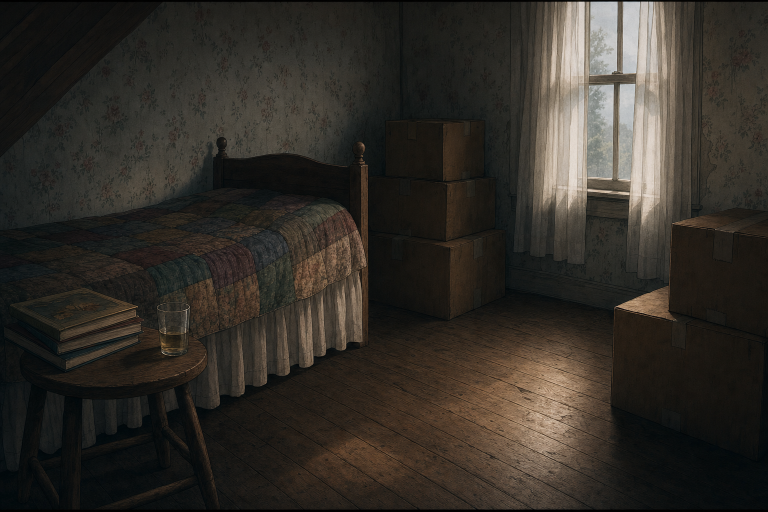
#> input picture widemouth-horror/references/locations/bedroom.png, 1536 x 1024 px (shown at 1/2 size)
$ python -i restyle.py   (imports and definitions only)
#> lines starting #> are read from the running program, lines starting #| are printed output that depends on the picture
#> further down, picture is the input picture: PIL image 1536x1024 RGB; mean R, G, B 50.5, 46.2, 40
#!/usr/bin/env python3
"""Final art for "Mr. Widemouth" (widemouth) from the image model (gpt-image-2 edits, quality high).

STYLE=semi2d (default): every shot is drawn in code first as a LAYOUT GUIDE; the final
frame is generated from several reference images at once:
    1. the layout keyframe        - composition, camera, poses, positions, props ONLY
    2. the character sheet(s)     - everyone in the shot must match exactly
    3. the location reference(s)  - room layout, materials, light
    4. the style reference        - references/style/animated2d.png
STYLE=stick keeps the old single-image redraw of "The 63rd Passenger".

    .venv/bin/python scripts/images/restyle.py lookdev            # character sheets + locations (checkpoint)
    .venv/bin/python scripts/images/restyle.py plan               # build/restyle_plan.json from build/shotmap.json
    .venv/bin/python scripts/images/restyle.py pictures           # canvas pictures shown on screens
    .venv/bin/python scripts/images/restyle.py gen [--only ids] [--limit N] [--workers 4]
    .venv/bin/python scripts/images/restyle.py mouths             # mouth-open variants (MOUTH_VARIANTS=1)
    .venv/bin/python scripts/images/restyle.py parallax           # optional foreground layers (local, free)
    .venv/bin/python scripts/images/restyle.py manifest           # -> src/data/generated/restyle.json + pictures.json
    .venv/bin/python scripts/images/restyle.py cost               # spending so far

Inputs: build/shotmap.json (scripts/images/shotmap.mjs), build/keyframes/*.png
(scripts/images/keyframes.mjs), build/refs/*.png (scripts/images/refs.mjs).
Every API call is logged with its token usage to logs/image_costs.jsonl; the run stops
before the estimated spend passes IMAGE_BUDGET_USD (default 50). Outputs are cached: the
same inputs and prompt are never paid for twice.
"""
from __future__ import annotations

import argparse
import base64
import hashlib
import io
import json
import os
import sys
import threading
import time
import urllib.error
import urllib.request
from concurrent.futures import ThreadPoolExecutor
from pathlib import Path

import numpy as np
from PIL import Image, ImageFilter

ROOT = Path(__file__).resolve().parent.parent.parent
SHOTMAP = ROOT / 'build' / 'shotmap.json'
KEYS = ROOT / 'build' / 'keyframes'
REFS = ROOT / 'build' / 'refs'
PLAN = ROOT / 'build' / 'restyle_plan.json'
OUT = ROOT / 'public' / 'restyle'
PICS = ROOT / 'public' / 'pictures'
CACHE = ROOT / 'logs' / 'image_cache.json'
LEDGER = ROOT / 'logs' / 'image_costs.jsonl'
MANIFEST = ROOT / 'src' / 'data' / 'generated' / 'restyle.json'
PIC_MANIFEST = ROOT / 'src' / 'data' / 'generated' / 'pictures.json'
SHEETS = ROOT / 'references' / 'sheets'
LOCS = ROOT / 'references' / 'locations'
STYLE_REF = ROOT / 'references' / 'style' / 'animated2d.png'
STYLE = os.environ.get('STYLE', 'semi2d')

STYLE_TEXT = (
    'semi-realistic 2D animated series for adults - clean line art, cel-shaded characters with natural proportions '
    'and very expressive eyes, painted atmospheric backgrounds, cinematic moody lighting'
)

# ---------------------------------------------------------------------------
# look bible
# ---------------------------------------------------------------------------
ELI_SPEC = (
    'Eli: a 5-year-old white boy, small and thin, pale and feverish with flushed pink cheeks and faint dark circles under big hazel eyes, '
    'messy light-brown hair; faded blue-and-white STRIPED flannel pyjamas, white socks.'
)
WIDEMOUTH_SPEC = (
    'Mr. Widemouth: a small creature about the size of a house cat, standing upright on two short legs; covered in soft, slightly matted '
    'ASH-GREY fur; an enormous round head far too big for its body; huge glossy BLACK eyes with no whites; two crooked pointed ears, the '
    'left one bent over; and a mouth far too WIDE - a thin smiling slit that stretches from one ear almost to the other, showing rows of '
    'small flat teeth when it opens. Small grey hands with thin fingers. At first glance it is cute like a plush toy; the longer you look, '
    'the more wrong it is.'
)
PARENTS_SPEC = (
    'Eli\'s parents, late 1990s: (1) MOM, early 30s, white, a kind tired face, shoulder-length wavy auburn hair in a loose ponytail, a cream '
    'knit cardigan over a teal T-shirt and jeans; (2) DAD, early 30s, white, tall, short dark-brown hair, stubble, wire glasses, a navy work '
    'jacket over a grey henley, jeans.'
)
ADULT_SPEC = (
    'The present day: (1) ADULT ELI, 30, white, the same hazel eyes and light-brown hair as the boy, now short, a neat short beard, a '
    'dark-green flannel shirt over a white T-shirt; (2) LEO, his 5-year-old son, light-brown curly hair, round face, big hazel eyes, '
    'dinosaur-print pyjamas.'
)
CHAR_NOTE = {
    'eli': 'Eli must match his character sheet EXACTLY: 5 years old, small, pale and feverish with pink cheeks, big hazel eyes, messy '
           'light-brown hair, blue-and-white striped flannel pyjamas.',
    'widemouth': 'Mr. Widemouth must match his design sheet EXACTLY: cat-sized, ash-grey fur, huge round head, glossy black eyes with no '
                 'whites, crooked pointed ears (the left one bent), a mouth stretching almost ear to ear; never realistic, never gory.',
    'parents': 'The parents must match their sheet EXACTLY: Mom (wavy auburn ponytail, cream cardigan, teal T-shirt) and Dad (tall, '
               'dark hair, stubble, wire glasses, navy work jacket).',
    'adult': 'Adult Eli (30, short beard, dark-green flannel) and his son Leo (5, light-brown curls, dinosaur pyjamas) must match their sheet.',
}
LOC_NOTE = {
    'farmhouse': 'An old white two-storey farmhouse with peeling paint and a steep grey roof, alone at the top of a grassy hill outside a tiny '
                 'town in rural Maine; a long gravel driveway down to a country road; dark pine and birch woods behind; one tall upstairs window '
                 'on the side that faces down the steep slope.',
    'bedroom': 'Eli\'s small upstairs bedroom in the old farmhouse: a narrow wooden bed with a patchwork quilt and a white bed skirt that '
               'reaches the floor, taped-up cardboard moving boxes stacked against the wall, a few picture books and a glass of ginger ale on a '
               'stool, faded floral wallpaper, a window with thin white curtains, worn wooden floorboards.',
    'emptyroom': 'The empty room at the end of the upstairs hall: bare wide floorboards, no furniture at all, plain peeling walls, and a single '
                 'tall old sash window opposite the door; through it, far below, the steep grassy slope of the hill falls away.',
    'hallway': 'The long narrow upstairs hallway of the old farmhouse: worn floorboards with a faded runner, closed doors on both sides, '
               'striped wallpaper, a door at the far end standing ajar onto a bright empty room.',
    'woods': 'The back of the farmhouse: a small wooden back porch with three steps, an overgrown yard, and at the edge of the yard the '
             'start of a narrow deer trail disappearing into dense pine and birch woods.',
    'cemetery': 'An old forgotten cemetery in a clearing deep in the woods: rows of small weathered grey headstones, many of them child-sized, '
                'leaning and mossy, a rusty iron fence, ferns and pine needles. The headstones are blank or worn smooth - no readable text.',
    'truck': 'Inside the cab of an old moving truck at night: a wide bench seat, a big steering wheel, a dashboard glowing faintly green, a '
             'coffee cup in the holder; through the passenger window, a white farmhouse on a dark hill.',
    'ruins': 'Years later: the stone foundation of a burned-down farmhouse on top of a grassy hill, charred beams, weeds and wildflowers '
             'growing through, a lone brick chimney standing, the dark woods behind.',
    'leoroom': 'A cosy modern child\'s bedroom: a small bed with a dinosaur duvet and a bed skirt reaching the floor, a moon-shaped night-light, '
               'toys on a round rug, a window with blue curtains.',
}
SHEET_TAIL = (' Natural proportions, five fingers on each hand, clear readable silhouette, soft even studio light so every detail '
              'of face, hair and clothes is visible. No text, no labels, no captions.')
LOC_TAIL = ' Wide establishing view, no people and no creatures at all, no text, letters, numbers or logos anywhere.'
SHEET = 'Character model sheet for an animated horror film, in exactly the style of the style reference image.'
LOOKDEV = {
    'eli_turnaround': {
        'out': SHEETS / 'eli_turnaround.png', 'refs': [],
        'prompt': (f'{SHEET} {ELI_SPEC} Show him full body three times side by side on a plain light-grey background, same scale: FRONT view, '
                   'THREE-QUARTER view, SIDE (profile) view.' + SHEET_TAIL),
    },
    'eli_expressions': {
        'out': SHEETS / 'eli_expressions.png', 'refs': ['sheet:eli_turnaround'],
        'prompt': ('Expression sheet for the SAME little boy as in the character sheet image (identical face, messy light-brown hair, striped '
                   'pyjamas), in exactly the style of the style reference. Five head-and-shoulders portraits in a row on a plain dark-grey '
                   'background, each with a strong key light on the face: 1 SLEEPY and feverish, 2 DELIGHTED, a big grin, 3 UNSURE, 4 '
                   'FRIGHTENED (eyes wide, lip trembling), 5 TERRIFIED. Very expressive eyes, readable on a phone screen. No text.'),
    },
    'widemouth': {
        'out': SHEETS / 'widemouth.png', 'refs': [],
        'prompt': (f'Creature design sheet for an animated horror film, in exactly the style of the style reference image. {WIDEMOUTH_SPEC} '
                   'On a plain light-grey background show: (1) FRONT view, standing, closed-mouth smile; (2) SIDE view; (3) peeking out from '
                   'under the edge of a bed skirt, only the head and eyes visible; (4) a head close-up with the wide mouth OPEN in a huge '
                   'grin; (5) a head close-up SNARLING, lips peeled back. Scale reference: a small wooden chair beside the front view. '
                   'Creepy-cute, never gory. No text, no labels.'),
    },
    'parents': {
        'out': SHEETS / 'parents.png', 'refs': [],
        'prompt': (f'{SHEET} {PARENTS_SPEC} On a plain light-grey background: Mom and Dad each in FRONT and THREE-QUARTER view at the same '
                   'scale, and a head-and-shoulders portrait of each: Mom WORRIED and gentle, Dad TIRED with a warm smile.' + SHEET_TAIL),
    },
    'adult_eli_leo': {
        'out': SHEETS / 'adult_eli_leo.png', 'refs': ['sheet:eli_turnaround'],
        'prompt': (f'{SHEET} {ADULT_SPEC} Adult Eli is the grown-up version of the boy in the character sheet image (keep the face '
                   'recognisable). On a plain light-grey background: adult Eli in FRONT and THREE-QUARTER view, Leo in FRONT view, and a '
                   'head-and-shoulders portrait of each: Eli FROZEN with dread, Leo HAPPY and chatty.' + SHEET_TAIL),
    },
    'loc_farmhouse': {'out': LOCS / 'farmhouse.png', 'refs': [], 'loc': 'farmhouse', 'prompt': (
        'Location reference: ' + LOC_NOTE['farmhouse'] + ' A grey spring afternoon, low cloud, wind in the grass.' + LOC_TAIL)},
    'loc_bedroom': {'out': LOCS / 'bedroom.png', 'refs': [], 'loc': 'bedroom', 'prompt': (
        'Location reference: ' + LOC_NOTE['bedroom'] + ' Soft grey daylight through the curtains.' + LOC_TAIL)},
    'loc_emptyroom': {'out': LOCS / 'emptyroom.png', 'refs': ['loc:bedroom'], 'loc': 'emptyroom', 'prompt': (
        'Location reference in the SAME farmhouse as the bedroom location reference (same floorboards and walls): ' + LOC_NOTE['emptyroom']
        + ' Seen from the doorway, the window straight ahead. Cold white daylight.' + LOC_TAIL)},
    'loc_hallway': {'out': LOCS / 'hallway.png', 'refs': ['loc:bedroom'], 'loc': 'hallway', 'prompt': (
        'Location reference in the SAME farmhouse as the bedroom location reference: ' + LOC_NOTE['hallway'] + ' One-point perspective down '
        'the hall. Dim, a little daylight from the far room.' + LOC_TAIL)},
    'loc_woods': {'out': LOCS / 'woods.png', 'refs': ['loc:farmhouse'], 'loc': 'woods', 'prompt': (
        'Location reference behind the SAME farmhouse as the farmhouse location reference: ' + LOC_NOTE['woods'] + ' A pale spring morning.'
        + LOC_TAIL)},
    'loc_cemetery': {'out': LOCS / 'cemetery.png', 'refs': [], 'loc': 'cemetery', 'prompt': (
        'Location reference: ' + LOC_NOTE['cemetery'] + ' Overcast light filtering through the trees, quiet and still.' + LOC_TAIL)},
    'loc_truck': {'out': LOCS / 'truck.png', 'refs': [], 'loc': 'truck', 'prompt': (
        'Location reference: ' + LOC_NOTE['truck'] + ' Four in the morning: deep blue darkness, the dash glow, one porch light on the hill.'
        + LOC_TAIL)},
    'loc_ruins': {'out': LOCS / 'ruins.png', 'refs': ['loc:farmhouse'], 'loc': 'ruins', 'prompt': (
        'Location reference of the SAME hilltop as the farmhouse location reference, years later: ' + LOC_NOTE['ruins'] + ' A soft grey '
        'afternoon.' + LOC_TAIL)},
    'loc_leoroom': {'out': LOCS / 'leoroom.png', 'refs': [], 'loc': 'leoroom', 'prompt': (
        'Location reference: ' + LOC_NOTE['leoroom'] + ' Morning sunlight.' + LOC_TAIL)},
}

SAFE_NOTE = (
    'Context: one frame of an animated horror story for a general audience, like a TV horror cartoon - an eerie friendship between a sick '
    'little boy and a strange small creature in an old farmhouse; nothing gory or graphic, no blood, no wounds, and the child is never '
    'hurt. Knives, when they appear, lie in a box and are never pointed at anyone. '
)

RULES = (
    'RULES: natural anatomy and natural, relaxed-but-tense poses; exactly five fingers on every hand; people sit ON chairs and floors, '
    'never through them; faces expressive and readable on a small phone screen - wide eyes, tense mouths, strong light on the face and '
    'deep shadows around it; a mouth is closed unless the description says the person is talking or screaming. Add NOTHING that is not '
    'described: no extra people, no faces in the background, no reflections of people, no ghosts, no text, letters, numbers, captions, '
    'logos or watermarks. 16:9 film frame: keep everything important inside the middle horizontal band (the top and bottom 8% are cropped).'
)

STICK_PROMPT = (
    'Redraw this exact frame as a polished, high-quality 2D cartoon illustration in the SAME stick-figure character style. Keep the '
    'composition, camera angle, framing, characters, poses and lighting exactly the same. No text, no captions, no watermark.'
)

# ---------------------------------------------------------------------------
# env, cache, ledger, budget
# ---------------------------------------------------------------------------
_lock = threading.Lock()
STOP = threading.Event()


# [27 lines left out: functions load_env, price, spent, not called in this run]


def budget() -> float:
    return float(os.environ.get('IMAGE_BUDGET_USD', 30))  # approved cap for this film ($30)


# [7 lines left out: function log_cost, not called in this run]


def cache_get() -> dict:
    return json.loads(CACHE.read_text()) if CACHE.exists() else {}


# [15 lines left out: functions cache_put, png_bytes, not called in this run]


def frame_canvas(img: Image.Image) -> Image.Image:
    """16:9 frame -> 1536x1024 canvas: the frame in the middle, the extra top/bottom filled
    with a blurred stretch of the frame's own edges (never black bars the model could copy)."""
    im = img.convert('RGB').resize((1536, 864), Image.LANCZOS)
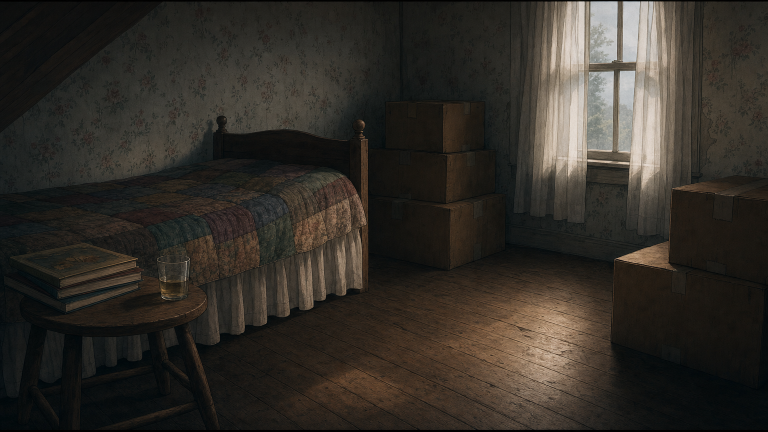
#> im: PIL image 1536x864 RGB (shown at 1/2 size); mean R, G, B 50.5, 46.2, 40
    canvas = im.resize((1536, 1024), Image.BILINEAR).filter(ImageFilter.GaussianBlur(24))
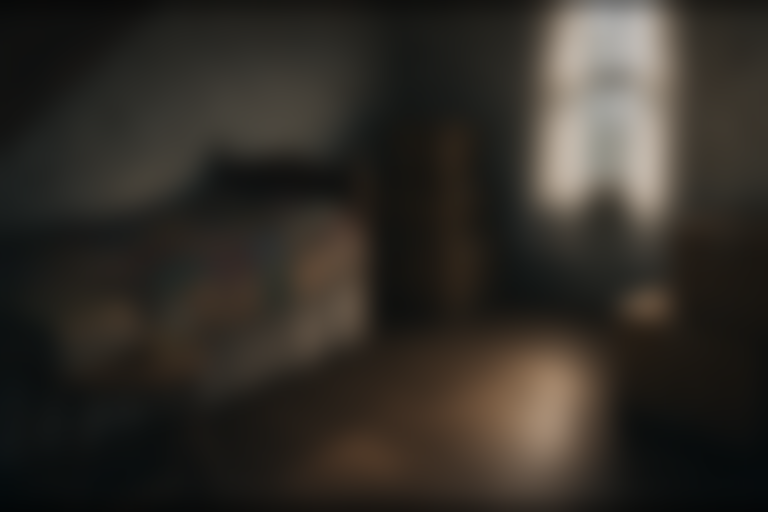
#> canvas: PIL image 1536x1024 RGB (shown at 1/2 size); mean R, G, B 50.1, 45.8, 39.7
    canvas.paste(im, (0, 80))
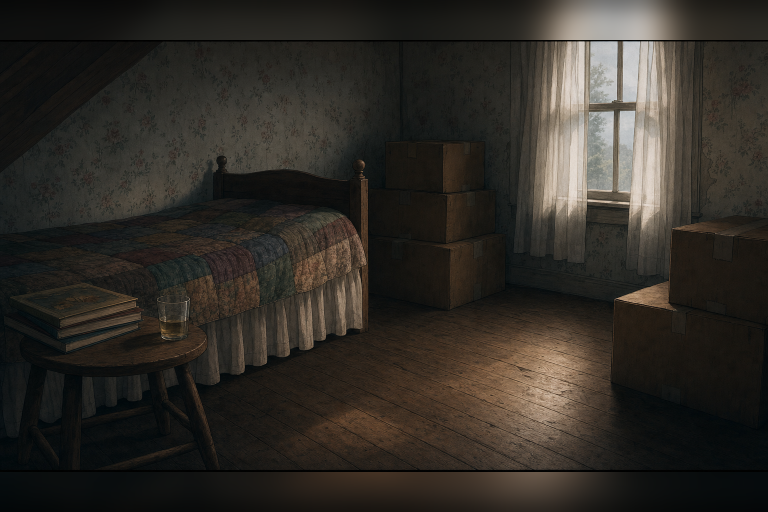
#> canvas: PIL image 1536x1024 RGB (shown at 1/2 size); mean R, G, B 48.7, 44.7, 38.9
    return canvas


def uncanvas(img: Image.Image) -> Image.Image:
    return img.convert('RGB').resize((1536, 1024), Image.LANCZOS).crop((0, 80, 1536, 944)).resize((1920, 1080), Image.LANCZOS)


# [4 lines left out: function ref_image, not called in this run]


_fidelity_ok = [True]


# [54 lines left out: function openai_edit, not called in this run]


# ---------------------------------------------------------------------------
# references
# ---------------------------------------------------------------------------
CHAR_SHEET = {
    'eli': ('eli_board', "ELI'S CHARACTER SHEET (turnaround and expressions)"),
    'widemouth': ('widemouth', "MR. WIDEMOUTH'S DESIGN SHEET"),
    'parents': ('parents', "THE PARENTS' CHARACTER SHEET (Mom, Dad)"),
    'adult': ('adult_eli_leo', "ADULT ELI AND LEO'S CHARACTER SHEET"),
}


# [100 lines left out: functions eli_board, resolve_ref, build_request, cmd_lookdev, require_key, not called in this run]


# ---------------------------------------------------------------------------
# plan
# ---------------------------------------------------------------------------
def as_list(v) -> list:
    return [] if v is None else v if isinstance(v, list) else [v]


# [167 lines left out: functions cmd_plan, shot_prompt, cmd_pictures, write_pic_manifest, frame_jobs, cmd_gen, not called in this run]


# ---------------------------------------------------------------------------
# mouth-open variants (lip sync): only the mouth region is taken from the variant
# ---------------------------------------------------------------------------
# Mr. Widemouth's talking shots: his ear-to-ear mouth is opened in code along its whole width
# (scripts/images/open_mouth.py) - the model's drawings opened it only partly.
CODE_MOUTHS = {'u_02_wm', 'r_05_path', 't_06_play', 'n_02_grin'}

CREATURE_MOUTH_PROMPT = (
    'Edit this image: the small grey furry creature is talking. Change ONLY his mouth: his long, thin, ear-to-ear mouth opens a '
    'little along its WHOLE width - the same wide curved line parts into a narrow dark gap with a hint of small teeth at top and '
    'bottom, as if mid-word. It stays ONE wide mouth in the same place: do NOT add a second, smaller or rounder mouth. Do not change '
    'anything else at all - same eyes, fur, ears, body, background, framing, light and colours, pixel for pixel.'
)

MOUTH_PROMPT = (
    'Edit this image: the person in the middle of the frame is talking. Change ONLY their mouth: open it slightly, mid-word, a small '
    'natural opening with the teeth barely visible. Do not change anything else at all - same face, eyes, expression, hair, clothes, '
    'hands, background, framing, light and colours, pixel for pixel.'
)


# [76 lines left out: functions mouth_window, merge_mouth, cmd_mouths, not called in this run]


# ---------------------------------------------------------------------------
# animation drawings (limited animation): edits of the finished frame, merged back onto it
# ---------------------------------------------------------------------------
EDIT_RULE = (
    'EDIT THIS EXACT IMAGE (image 1 is the finished frame). Change ONLY what is described below and keep everything else '
    'IDENTICAL, pixel for pixel: the camera, framing, composition, background, light, colours, and every person\'s face, hair, '
    'clothes and pose. Same drawing style. No text, no new people. CHANGE: '
)
BLINK_PROMPT = ('The main person\'s eyes are CLOSED, as in the middle of a blink: eyelids fully down, lashes visible, the brows and the '
                'rest of the face unchanged. Nothing else changes.')


# [437 lines left out: functions edit_request, merge_variant, merge_doors, door_rects, anim_jobs, cmd_anim and 6 more, not called in this run]


# [2 lines not run here, left out]

>>> from PIL import Image
>>> picture = Image.open('../../references/locations/bedroom.png')
>>> result = frame_canvas(picture)
